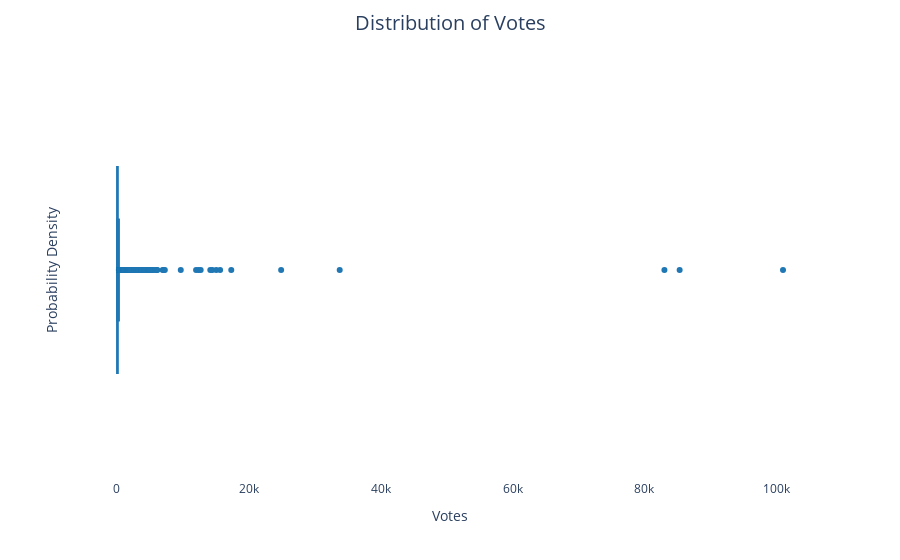

Source (notebook cell):
### Markdown cell above
## Didtribution of Votes

### Code cell
fig_votes = px.box(df, x = 'Votes', color_discrete_sequence = colors)
fig_votes.update_layout(title='Distribution of Votes', title_x=0.5, title_pad=dict(t=20), title_font=dict(size=20), xaxis_title='Votes', yaxis_title='Probability Density', xaxis=dict(showgrid=False), yaxis=dict(showgrid=False), plot_bgcolor = 'white')
fig_votes.show()

### Figure 1 — Plotly figure (JSON) as saved in the notebook; plotly's stock layout.template omitted (floating-point values rounded to 4 significant figures; data arrays with more than 128 entries replaced by an {"elided": "..."} marker saying what was removed)
{"data": [{"alignmentgroup": "True", "hovertemplate": "Votes=%{x}<extra></extra>", "legendgroup": "", "marker": {"color": "#1f77b4"}, "name": "", "notched": false, "offsetgroup": "", "orientation": "h", "showlegend": false, "type": "box", "x": {"elided": "1528 int values"}, "x0": " ", "xaxis": "x", "y0": " ", "yaxis": "y"}], "layout": {"boxmode": "group", "legend": {"tracegroupgap": 0}, "margin": {"t": 60}, "plot_bgcolor": "white", "title": {"font": {"size": 20}, "pad": {"t": 20}, "text": "Distribution of Votes", "x": 0.5}, "xaxis": {"anchor": "y", "domain": [0, 1], "showgrid": false, "title": {"text": "Votes"}}, "yaxis": {"anchor": "x", "domain": [0, 1], "showgrid": false, "title": {"text": "Probability Density"}}}}
